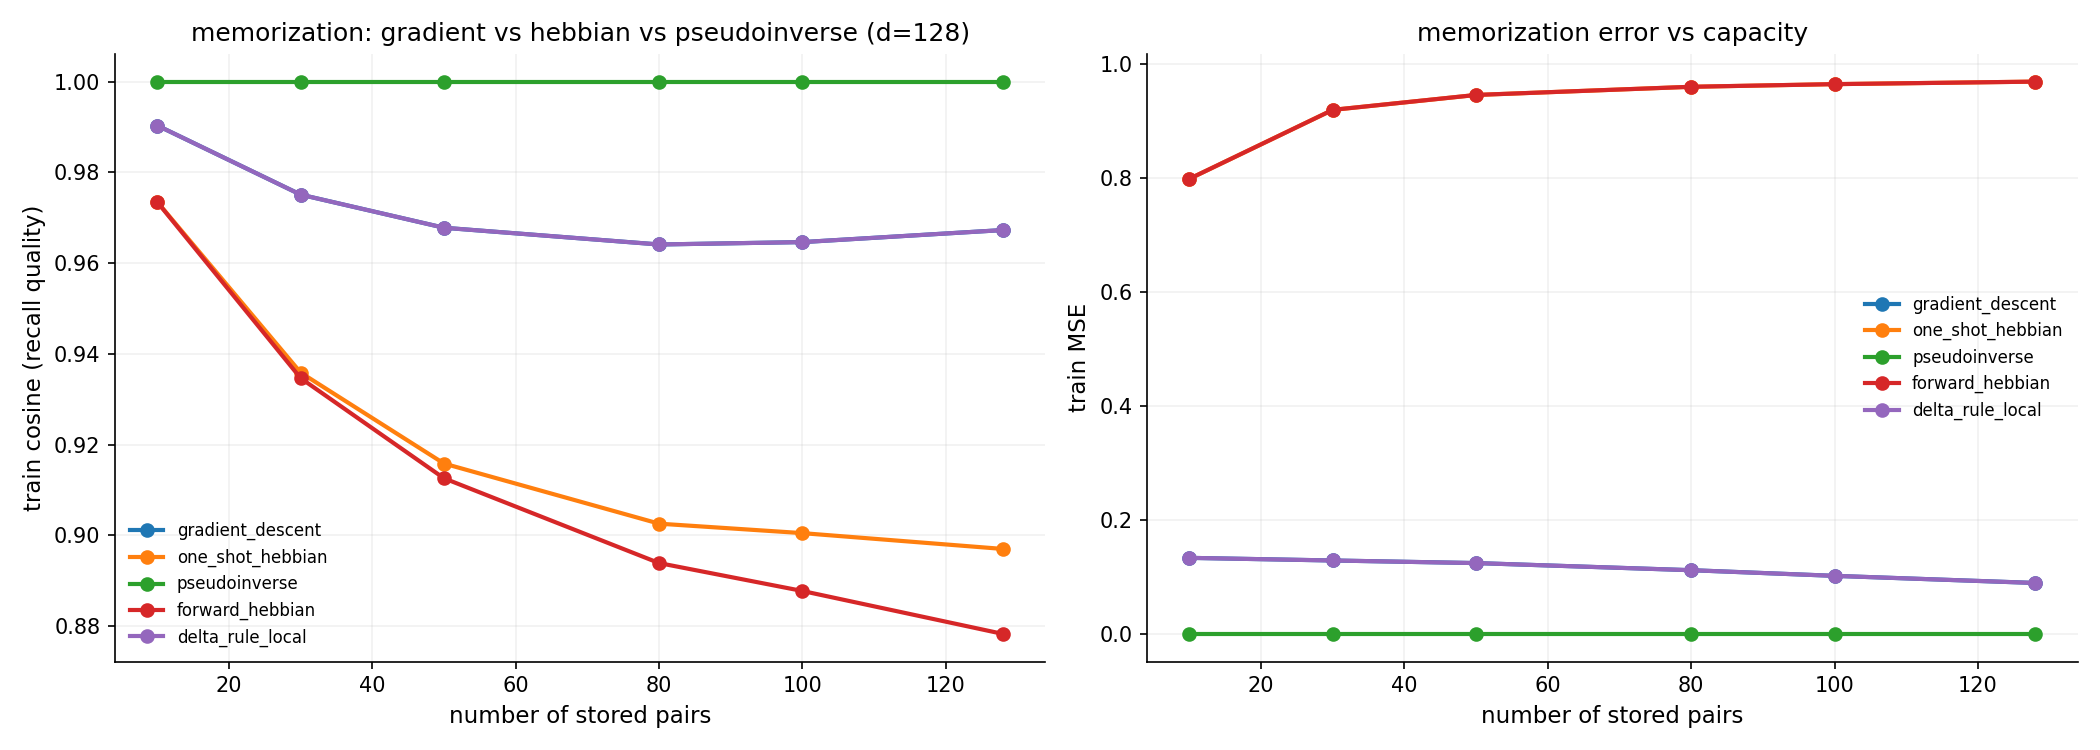

This figure's Python source:
from __future__ import annotations

import sys
import time
from pathlib import Path

import numpy as np

sys.path.insert(0, str(Path(__file__).resolve().parent.parent))
from shared import (
    apply_plot_style,
    build_rng,
    build_run_record,
    child_rng,
    mean_confidence_interval,
    paired_difference_stats,
    utc_now_iso,
    write_json,
)

SCRIPT_PATH = Path(__file__).resolve()
SEED = 42
D = 128
N_PAIRS_LIST = [10, 30, 50, 80, 100, 128]
EPOCHS = 100
TRIALS = 10
LR = 0.01


def generate_structured_task(rng, d, n_pairs):
    M_true = rng.standard_normal((d, d)) * 0.1
    keys = rng.standard_normal((n_pairs, d))
    keys = keys / np.linalg.norm(keys, axis=1, keepdims=True)
    values = (M_true @ keys.T).T
    values = values / np.linalg.norm(values, axis=1, keepdims=True)
    return keys, values, M_true


def train_gradient_descent(keys, values, d, lr, epochs):
    W = np.zeros((d, d))
    losses = []
    for epoch in range(epochs):
        epoch_loss = 0.0
        for i in range(len(keys)):
            error = W @ keys[i] - values[i]
            W -= lr * np.outer(error, keys[i])
            epoch_loss += float(np.sum(error ** 2))
        losses.append(epoch_loss / len(keys))
    return W, losses


def train_one_shot_hebbian(keys, values, d):
    n = len(keys)
    W = (values.T @ keys) / n
    return W, [0.0]


def train_one_shot_pseudoinverse(keys, values, d):
    W = values.T @ np.linalg.pinv(keys.T)
    return W, [0.0]


def train_forward_hebbian_with_decay(keys, values, d, lr, epochs):
    W = np.zeros((d, d))
    losses = []
    decay = 0.01
    for epoch in range(epochs):
        epoch_loss = 0.0
        for i in range(len(keys)):
            predicted = W @ keys[i]
            W = (1.0 - decay) * W + lr * np.outer(values[i], keys[i])
            error = predicted - values[i]
            epoch_loss += float(np.sum(error ** 2))
        losses.append(epoch_loss / len(keys))
    return W, losses


def train_delta_rule_local(keys, values, d, lr, epochs):
    W = np.zeros((d, d))
    losses = []
    for epoch in range(epochs):
        epoch_loss = 0.0
        for i in range(len(keys)):
            predicted = W @ keys[i]
            error = values[i] - predicted
            W += lr * np.outer(error, keys[i])
            epoch_loss += float(np.sum(error ** 2))
        losses.append(epoch_loss / len(keys))
    return W, losses


def evaluate(W, keys, values):
    cosines = []
    mses = []
    for i in range(len(keys)):
        predicted = W @ keys[i]
        norm_p = np.linalg.norm(predicted)
        norm_v = np.linalg.norm(values[i])
        if norm_p > 0 and norm_v > 0:
            cosines.append(float(np.dot(predicted, values[i]) / (norm_p * norm_v)))
        mses.append(float(np.sum((predicted - values[i]) ** 2)))
    return float(np.mean(cosines)), float(np.mean(mses))


def main():
    apply_plot_style()
    import matplotlib.pyplot as plt

    started = utc_now_iso()
    t0 = time.time()
    rng = build_rng(SEED)

    methods = ["gradient_descent", "one_shot_hebbian", "pseudoinverse", "forward_hebbian", "delta_rule_local"]
    all_results = []

    for n_pairs in N_PAIRS_LIST:
        for trial in range(TRIALS):
            trial_rng = child_rng(rng)
            keys, values, M_true = generate_structured_task(trial_rng, D, n_pairs)

            W_gd, losses_gd = train_gradient_descent(keys, values, D, LR, EPOCHS)
            cos_gd, mse_gd = evaluate(W_gd, keys, values)

            W_hebb, _ = train_one_shot_hebbian(keys, values, D)
            cos_hebb, mse_hebb = evaluate(W_hebb, keys, values)

            W_pinv, _ = train_one_shot_pseudoinverse(keys, values, D)
            cos_pinv, mse_pinv = evaluate(W_pinv, keys, values)

            W_fh, losses_fh = train_forward_hebbian_with_decay(keys, values, D, LR, EPOCHS)
            cos_fh, mse_fh = evaluate(W_fh, keys, values)

            W_dr, losses_dr = train_delta_rule_local(keys, values, D, LR, EPOCHS)
            cos_dr, mse_dr = evaluate(W_dr, keys, values)

            for method, cos, mse in [
                ("gradient_descent", cos_gd, mse_gd),
                ("one_shot_hebbian", cos_hebb, mse_hebb),
                ("pseudoinverse", cos_pinv, mse_pinv),
                ("forward_hebbian", cos_fh, mse_fh),
                ("delta_rule_local", cos_dr, mse_dr),
            ]:
                all_results.append({
                    "method": method,
                    "n_pairs": n_pairs,
                    "trial": trial,
                    "train_cosine": cos,
                    "train_mse": mse,
                })

        for method in methods:
            cos = np.mean([r["train_cosine"] for r in all_results if r["method"] == method and r["n_pairs"] == n_pairs])
            print(f"  {method} n={n_pairs}: train_cosine={cos:.4f}")

    fig, axes = plt.subplots(1, 2, figsize=(14, 5))

    ax1 = axes[0]
    for method in methods:
        cosines = [np.mean([r["train_cosine"] for r in all_results if r["method"] == method and r["n_pairs"] == n]) for n in N_PAIRS_LIST]
        ax1.plot(N_PAIRS_LIST, cosines, marker="o", label=method)
    ax1.set_xlabel("number of stored pairs")
    ax1.set_ylabel("train cosine (recall quality)")
    ax1.set_title(f"memorization: gradient vs hebbian vs pseudoinverse (d={D})")
    ax1.legend(fontsize=8)

    ax2 = axes[1]
    for method in methods:
        mses = [np.mean([r["train_mse"] for r in all_results if r["method"] == method and r["n_pairs"] == n]) for n in N_PAIRS_LIST]
        ax2.plot(N_PAIRS_LIST, mses, marker="o", label=method)
    ax2.set_xlabel("number of stored pairs")
    ax2.set_ylabel("train MSE")
    ax2.set_title("memorization error vs capacity")
    ax2.legend(fontsize=8)

    plt.tight_layout()
    fig_path = SCRIPT_PATH.parent / "forward_learning.png"
    plt.savefig(fig_path)
    plt.close()

    summary = {}
    for method in methods:
        for n in [50, 128]:
            cosines = [r["train_cosine"] for r in all_results if r["method"] == method and r["n_pairs"] == n]
            summary[f"{method}_n{n}_cosine"] = mean_confidence_interval(cosines)

    gd_128 = [r["train_cosine"] for r in all_results if r["method"] == "gradient_descent" and r["n_pairs"] == 128]
    hebb_128 = [r["train_cosine"] for r in all_results if r["method"] == "one_shot_hebbian" and r["n_pairs"] == 128]
    fh_128 = [r["train_cosine"] for r in all_results if r["method"] == "forward_hebbian" and r["n_pairs"] == 128]
    if len(gd_128) == len(hebb_128):
        summary["gd_vs_hebbian_n128"] = paired_difference_stats(hebb_128, gd_128, SEED)
    if len(gd_128) == len(fh_128):
        summary["gd_vs_forward_hebbian_n128"] = paired_difference_stats(fh_128, gd_128, SEED)

    finished = utc_now_iso()
    duration = time.time() - t0

    record = build_run_record(
        simulation_name="forward_learning_comparison",
        script_path=SCRIPT_PATH,
        started_at_utc=started,
        finished_at_utc=finished,
        duration_sec=duration,
        parameters={
            "d": D,
            "n_pairs_list": N_PAIRS_LIST,
            "epochs": EPOCHS,
            "trials": TRIALS,
            "lr": LR,
        },
        seed_numpy=SEED,
        n_trials=len(all_results),
        summary=summary,
        statistics={},
        trials=all_results,
        artifacts=[
            {"name": "forward_learning.png", "type": "figure"},
            {"name": "forward_learning_metrics.json", "type": "metrics"},
        ],
        warnings=[
            "task is structured: values = M_true @ keys (learnable linear function)",
            "evaluates on TRAINING keys (memorization recall), not test keys",
            "pseudoinverse is the theoretical optimum for linear association",
            "forward_hebbian uses outer product with mild decay -- genuinely local, no error signal",
        ],
    )

    metrics_path = SCRIPT_PATH.parent / "forward_learning_metrics.json"
    write_json(metrics_path, record)

    print(f"\ndone in {duration:.1f}s")
    for method in methods:
        cos = np.mean([r["train_cosine"] for r in all_results if r["method"] == method and r["n_pairs"] == 128])
        print(f"  {method} at n=128: cosine={cos:.4f}")


if __name__ == "__main__":
    main()
